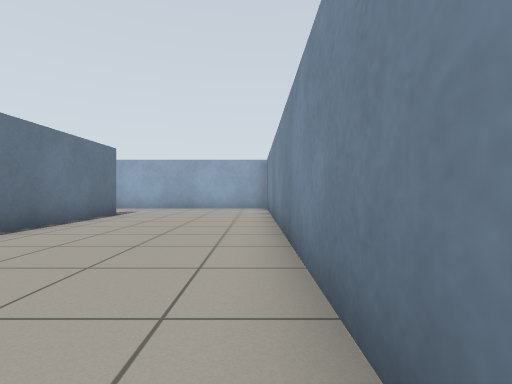
View 1 (above)

23 first-person views from a walk through a Gazebo world. The camera is 0.68 m above the floor, looks level and sees 85° across. The floor is counted in squares, 1 m on a side. Each view is taken from the middle of a square. On the plan, view 1 faces up. The plan holds only what a view shows up to about 9 squares ahead; the rest is blank.

View 2
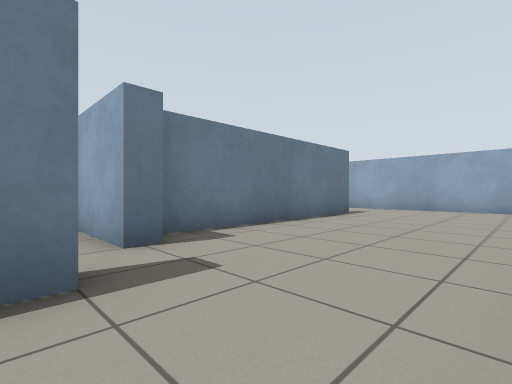

View 3
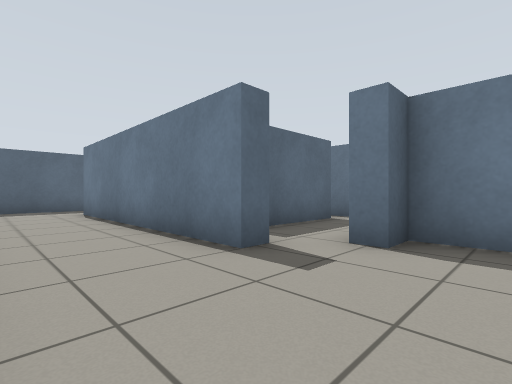

View 4
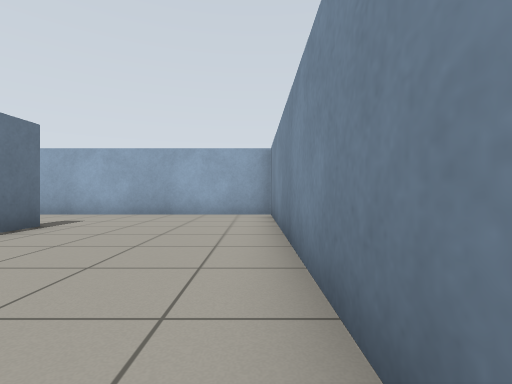

View 5
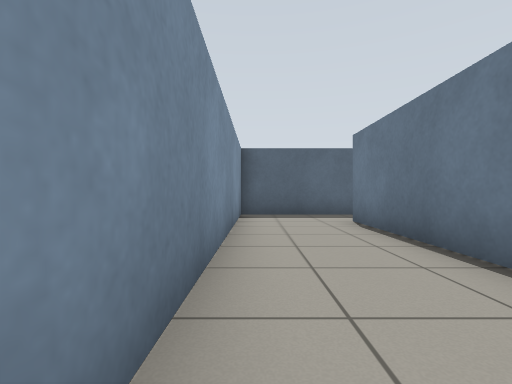

View 6
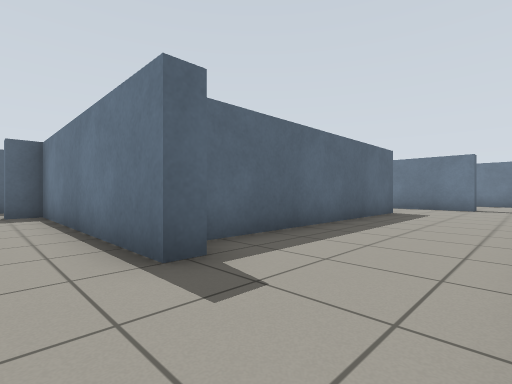

View 7
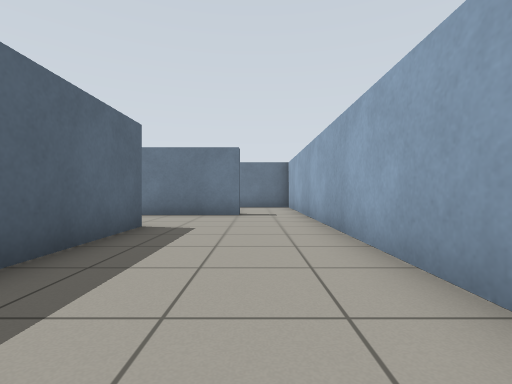

View 8
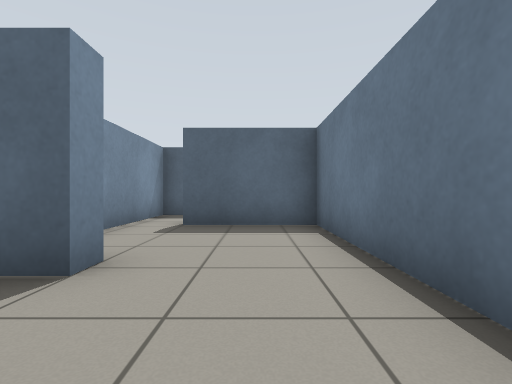

View 9
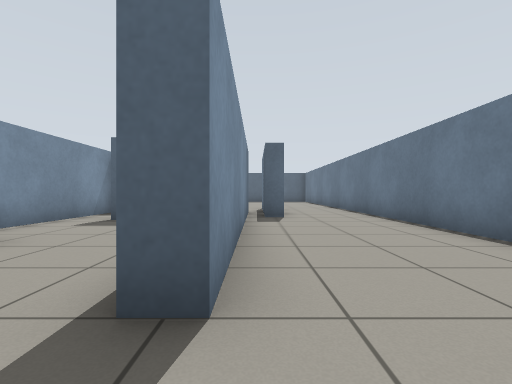

View 10
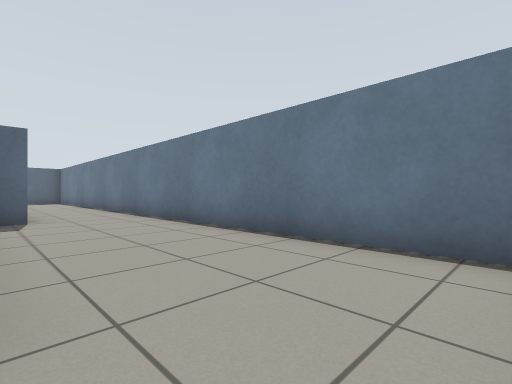

View 11
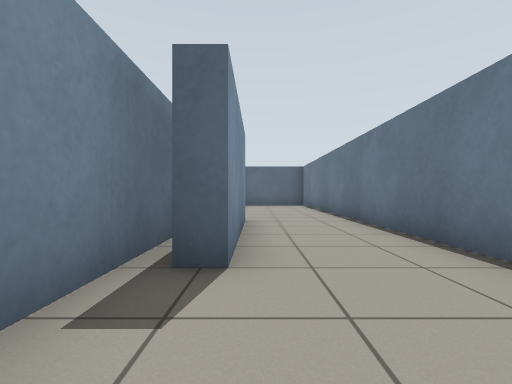

View 12
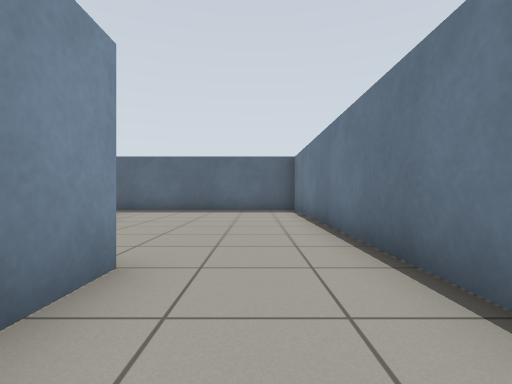

View 13
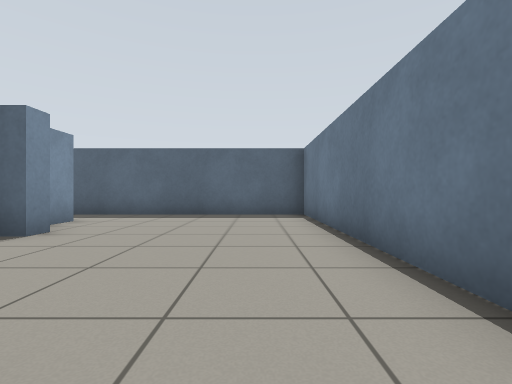

View 14
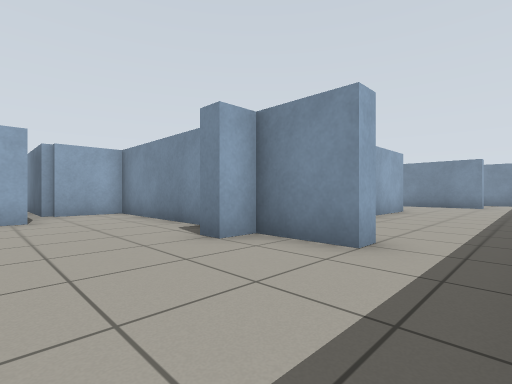

View 15
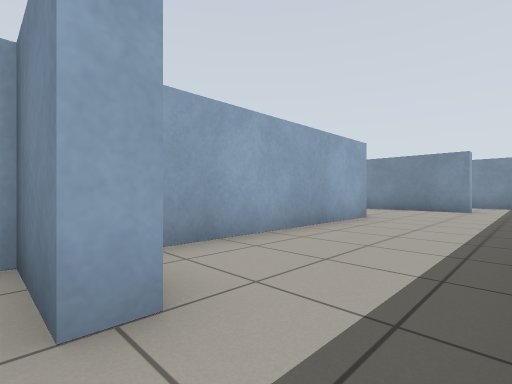

View 16
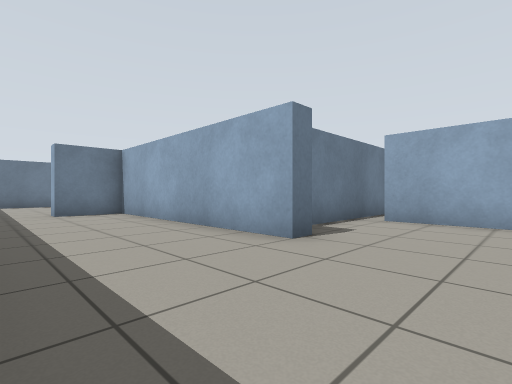

View 17
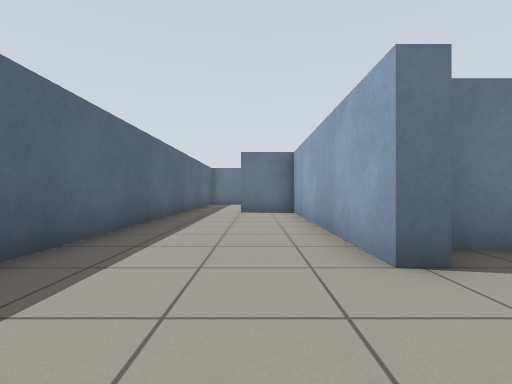

View 18
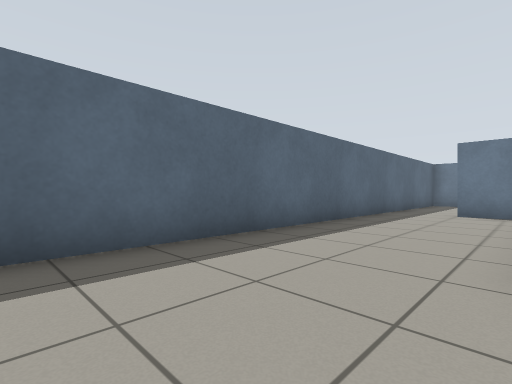

View 19
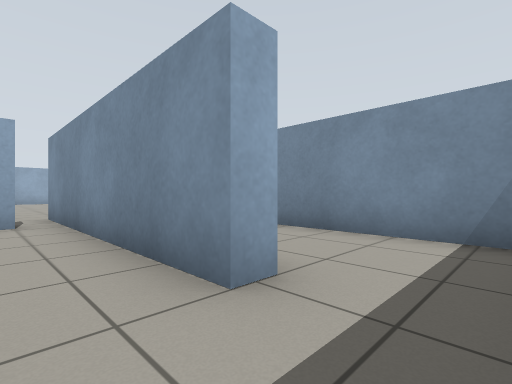

View 20
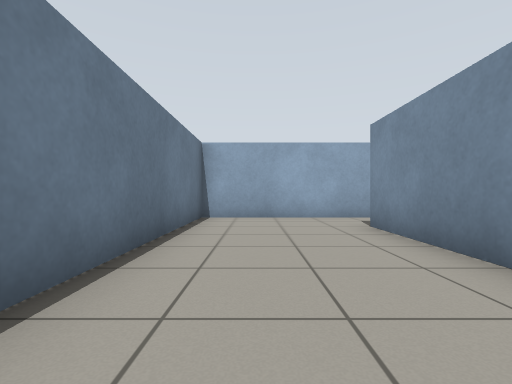

View 21
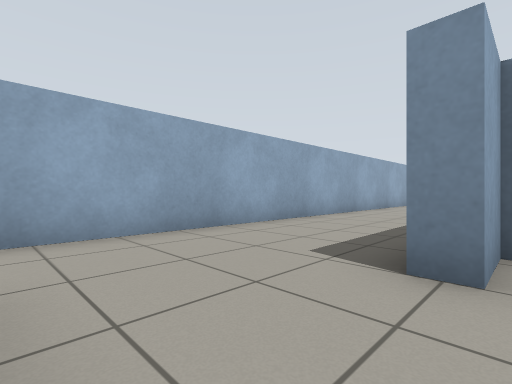

View 22
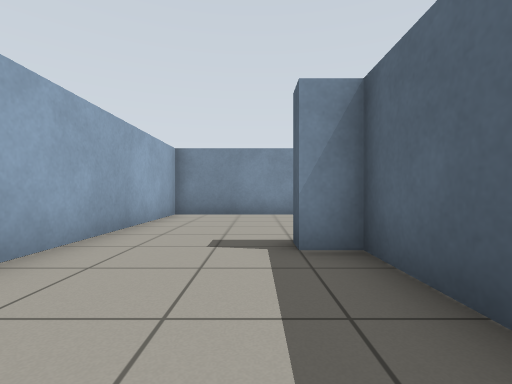

View 23
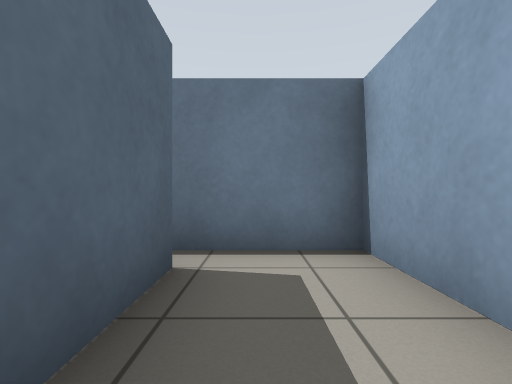

### Floor plan
Points are (right, up) in squares from view 1. A wall is a line through its corners. A room is listed if a view was taken in it or the views show most of it. See-through windows are left out.
Room 1 (views 1, 2, 3, 4, 5, 6, 7, 8, 9, 10, 21, 22)
walls: (-4.7, 8.5) (-4.2, 8.5) (-4.2, 1.8) (-3.5, 1.8) (-3.5, 1.3) (-4.5, 1.3); (-2.7, 0.5) (-2.3, 0.5) (-2.3, -6.5) (-2.7, -6.5); (-11.3, 3.5) (-11.3, 7.2) (-12.5, 7.2) (-12.5, 7.8) (-4.7, 7.8); (-15.8, 9.5) (-15.3, 9.5) (-15.3, 4.3) (-12.5, 4.3); (-3.5, -8.4) (0.5, -8.4); (0.5, -8) (0.5, 11.4) (-16.5, 11.5)
ways out: opening at (-16, 10.5) to room 2; opening at (-3, -7.5) to room 3; opening at (-4, 1) to room 4; opening at (-12, 4)
Room 2 (views 11, 12, 13, 14, 20)
walls: (-16.1, -0.5) (-16.8, -0.5) (-16.8, 3.5) (-16.3, 3.5); (-15.8, 1.5) (-15.8, 9.5); (-13.7, -3.1) (-13.7, 1.3) (-15.5, 1.3); (-14.5, -4.7) (-14.5, -4.2); (-13.7, -6.5) (-13.7, -4.7); (-16.5, 11.5) (-19.5, 11.5) (-19.5, -8.4) (-14.5, -8.4)
ways out: opening at (-16, 10.5) to room 1; opening at (-14, -7.5) to room 3
Room 3 (views 15, 16, 17, 18, 19)
walls: (-6.5, -4.2) (-6.5, -4.7) (-13.2, -4.7) (-13.2, -6.5) (-13.7, -6.5); (-7.2, -1.6) (-7.2, -3.8); (-2.7, -6.5) (-2.7, -1); (-3.5, -1.2) (-6.5, -1.2); (-14.5, -8.4) (-3.5, -8.4)
ways out: opening at (-3, -7.5) to room 1; opening at (-14, -7.5) to room 2; opening at (-7, -1) to room 4
Room 4 (view 23)
walls: (-6.5, -0.7) (-3.5, -0.7); (-4.5, 1.3) (-7.2, 1.3) (-7.2, -1.6); (-2.7, -1) (-2.7, 0.5)
ways out: opening at (-4, 1) to room 1; opening at (-7, -1) to room 3

Positions as (right, up) in squares from view 1, and headings:
1: (0, 0), facing up
2: (0, 0), facing up-left
3: (0, 3), facing down-left
4: (0, 3), facing up
5: (0, 0), facing down
6: (-3, 11), facing down-left
7: (-7, 10), facing left
8: (-14, 10), facing down
9: (-16, 11), facing down
10: (-16, 11), facing down-left
11: (-17, 6), facing down
12: (-18, 2), facing down
13: (-18, 0), facing down
14: (-17, -8), facing up-right
15: (-14, -8), facing up-right
16: (-4, -8), facing up-left
17: (-4, -6), facing left
18: (-4, -5), facing down-left
19: (-4, -8), facing up-right
20: (-18, 4), facing up
21: (-15, 7), facing up-right
22: (-8, 9), facing right
23: (-4, 0), facing left
